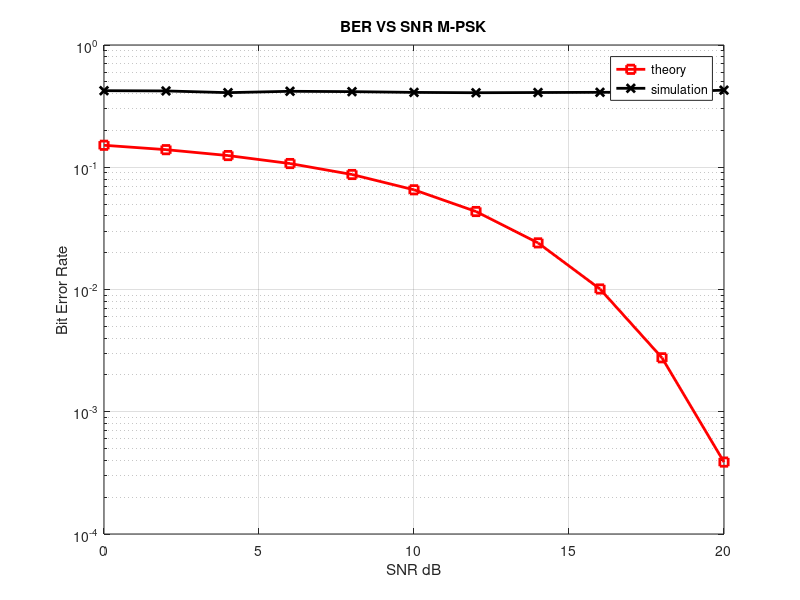

MATLAB code to generate this figure:
clc;
clear all;
close all;
k=input('enter the no of bits');
M = 2^k; %size
N = 10^3; % number of symbols
% k = log2(M); % b/symbol
a = [0:M-1]*2*pi/M; % phase values
SNRdB = [0:2:20]; % SNR range
sdB = SNRdB + 10*log10(k);
% Mbinary to Gray code conversion
b = [0:M-1];
map =bitxor(b,floor(b/2));
[ttind] = sort(map);
c = zeros(1,N);
for i = 1:length(SNRdB)
bits = rand(1,N*k,1)>0.5; % random 1's and 0's
% binary to decikal
bin2DecMatrix = ones(N,1)*(2.^((k-1):-1:0));
shape= reshape(bits,k,N).';
% decimal to binary
G= (sum(shape.*bin2DecMatrix,2)).';
% Gray code mapping
dec = ttind(G+1)-1;
ph= dec*2*pi/M;
% modulation
d= exp(1i*ph);
s = d;
% AWGN
n = 1/sqrt(2)*(randn(1,N) + 1i*randn(1,N));
% receiver
r = s + 10^(-sdB(i)/20)*n;
% demodulation
e = angle(r);
% phase
e(e<0) = e(e<0) + 2*pi;
c = 2*pi/M*round(e/(2*pi/M)) ;
c(c==2*pi) = 0;
cd = round(c*M/(2*pi));
% Decimal to Gray conversion
f = map(cd+1);
cb = dec2bin(f,k) ;
cb = cb.';
cb = cb(1:end).';
cb = str2num(cb).';
% errors
Err(i) = size(find(bits- cb),2);
end
sBer=Err/(N*k);
tBer = (1/k)*erfc(sqrt(k*10.^(SNRdB/10))*sin(pi/M));
% plot
figure
semilogy(SNRdB,tBer,'rs-','LineWidth',2);
hold on
grid on
semilogy(SNRdB,sBer,'kx-','LineWidth',2);
legend('theory','simulation');
xlabel('SNR dB')
ylabel('Bit Error Rate')
title('BER VS SNR M-PSK')

